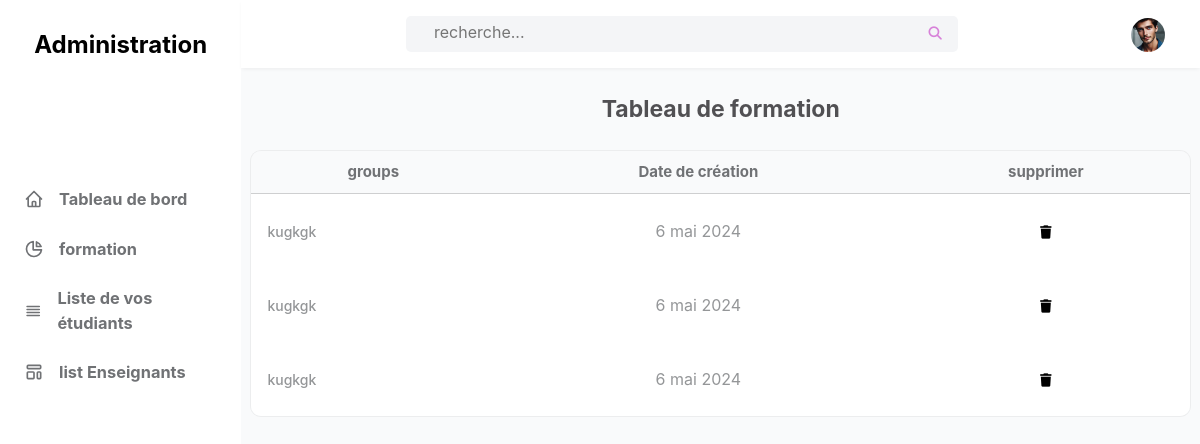
The app's page /admin/view_groups.php?Enseignants_id=32 (signed in) with its own data.
### tables this page shows
CREATE TABLE `admine` (
  `id` int(101) NOT NULL,
  `name` varchar(100) NOT NULL,
  `email` varchar(100) NOT NULL,
  `password` varchar(100) NOT NULL,
  `Numéro` varchar(100) NOT NULL,
  `image` varchar(100) NOT NULL
);

CREATE TABLE `groups` (
  `id` int(101) NOT NULL,
  `étudiant_id` varchar(100) NOT NULL,
  `formation_id` varchar(100) NOT NULL,
  `Enseignants_id` varchar(100) NOT NULL,
  `Acceptation` int(100) NOT NULL,
  `date` timestamp NOT NULL DEFAULT current_timestamp()
);

CREATE TABLE `formation` (
  `id` int(11) NOT NULL,
  `Enseignants_id` int(100) NOT NULL,
  `title` varchar(255) NOT NULL,
  `liés` text DEFAULT NULL,
  `public` varchar(100) DEFAULT NULL,
  `Exigences` text DEFAULT NULL,
  `video` varchar(255) DEFAULT NULL,
  `status` varchar(10) NOT NULL,
  `date` date NOT NULL DEFAULT current_timestamp()
);

### admin/view_groups.php (the view, shortened to what this page needs)
<?php
include '../components/connect.php';
$admin_id = $_SESSION['admin_id'];
$get_id = $_GET['Enseignants_id'];
?>
<!DOCTYPE html>
<html lang="es">
  <head>
    <link
      rel="stylesheet"
      href="https://cdnjs.cloudflare.com/ajax/libs/font-awesome/6.1.1/css/all.min.css"
    />
    <link rel="stylesheet" href="../css/Enseignants.css">
  </head>
  <body>
    <div id="left" class="left">
      <div class="titi">
      <h2>Administration</h2>
      </div>
      <ul>
      <a href="dashboard.php" style="text-decoration: none;">
        <li class="tab">
          <svg
            class="w-5 h-5"
            aria-hidden="true"
            fill="none"
            stroke-linecap="round"
            stroke-linejoin="round"
            stroke-width="2"
            viewBox="0 0 24 24"
            stroke="currentColor"
          >
            <path
              d="M3 12l2-2m0 0l7-7 7 7M5 10v10a1 1 0 001 1h3m10-11l2 2m-2-2v10a1 1 0 01-1 1h-3m-6 0a1 1 0 001-1v-4a1 1 0 011-1h2a1 1 0 011 1v4a1 1 0 001 1m-6 0h6"
            ></path>
          </svg>
          <h3>Tableau de bord</h3>
        </li>
        </a>
        <a href="list_formation.php" style="text-decoration: none;">
        <li class="tab">
          <svg
            class="w-5 h-5"
            aria-hidden="true"
            fill="none"
            stroke-linecap="round"
            stroke-linejoin="round"
            stroke-width="2"
            viewBox="0 0 24 24"
            stroke="currentColor"
          >
            <path d="M11 3.055A9.001 9.001 0 1020.945 13H11V3.055z"></path>
            <path d="M20.488 9H15V3.512A9.025 9.025 0 0120.488 9z"></path>
          </svg>
          <h3>formation</h3>
            </li>
        </a>
        <a href="list_étudiant.php" style="text-decoration: none;">
        <li class="tab">
          <svg
            class="w-5 h-5"
            aria-hidden="true"
            fill="none"
            stroke-linecap="round"
            stroke-linejoin="round"
            stroke-width="2"
            viewBox="0 0 24 24"
            stroke="currentColor"
          >
            <path d="M4 6h16M4 10h16M4 14h16M4 18h16"></path>
          </svg>
          <h3>Liste de vos étudiants</h3>
        </li>
        </a>
        <a href="list_Enseignants.php" style="text-decoration: none;">
        <li class="tab">
          <h3>list Enseignants</h3>
        </li>
        </a>
      </ul>
    </div>
    <div class="right">
      <header>
        <div class="contain">
          <div class="con-search">
            <form action="search.php" method="POST" class="search-form">
              <input type="search" name="search_box" placeholder="    recherche..." />
              <button type="submit" class="fas fa-search" name="search_btn"></button>
            </form>
          </div>
          <ul class="options">
            <li class="light-mode">
            </li>
            <li class="profile">
              <a href="page.php" class="img-a">
                <?php
            $select_profile = $conn->prepare("SELECT * FROM `admine` WHERE id = ?");
            $select_profile->execute([$admin_id]);
            if($select_profile->rowCount() > 0){
               $fetch_profile = $select_profile->fetch(PDO::FETCH_ASSOC);
              ?>
              <?php
                        if($fetch_profile['image'] != ''){
                    ?>
                    <img src="../uploaded_img/<?= $fetch_profile['image']; ?>" style="width:34px; height:34px; border-radius:50%;" alt="" aria-hidden="true">
                    <?php
                }else {
            ?>
                    <img src="../img/chico.jpg" alt="" style="width:34px; height:34px; border-radius:50%;">
            <?php
            }
            ?>
            <?php
            }
            ?>
              </a>
            </li>
          </ul>
        </div>
      </header>
      <div class="main">
        <h2 class="ti">Tableau de formation</h2>
        <div class="grid-container">
        <div class="table-cont">
          <div class="div-table">
          <table>
            <thead>
              <tr>
              <th>groups</th>
                 <th>Date de création</th>
                 <th>supprimer</th>
                 </tr>
            </thead>
            <?php
                  $select_groups = $conn->prepare("SELECT * FROM `groups` WHERE Enseignants_id = ? ORDER BY id DESC");
                  $select_groups->execute([$get_id]);
                  if($select_groups->rowCount() > 0){
                    while($fetch_groups = $select_groups->fetch(PDO::FETCH_ASSOC)){
                  ?>
            <tbody>
              <tr>
                <td class="tden">
                <?php
                  $select_formation = $conn->prepare("SELECT * FROM `formation` WHERE Enseignants_id = ?");
                  $select_formation->execute([$get_id]);
                  if($select_formation->rowCount() > 0){
                    $fetch_formation = $select_formation->fetch(PDO::FETCH_ASSOC)
                  ?>
                  <p><?= $fetch_formation['title']; ?></p>
                  <?php
                  }
                  ?>
                </td>
                <td>
                            <?php
                                $mois = array("janvier", "février", "mars", "avril", "mai", "juin", "juillet", "août", "septembre", "octobre", "novembre", "décembre");
                                $date_fr = date("j ", strtotime($fetch_groups['date'])) . $mois[date("n", strtotime($fetch_groups['date'])) - 1] . date(" Y", strtotime($fetch_groups['date']));
                                echo $date_fr;
                                ?>
                        </td>
<td>
                            <form action="" method="POST">
                            <button type="submit" class="inline-delete-btn" name="groups_id" onclick="return confirm(' Voulez-vous vraiment supprimer ?');"><i class="fa-solid fa-trash"></i></button>
                            </form>
                        </td>
                              </tr>
                            </tbody>
                            <?php
                      }
                  }
                  ?>
                          </table>
                        </div>
                        </div>
</div>
</div>
  </body>
</html>

### css/Enseignants.css (style rules this page uses)
* { margin: 0; padding: 0; font-family: Inter, system-ui, -apple-system, BlinkMacSystemFont, Segoe UI, Roboto, Helvetica Neue, Arial, Noto Sans, sans-serif, Apple Color Emoji, Segoe UI Emoji, Segoe UI Symbol, Noto Color Emoji; line-height: 1.5; }
body { display: flex; height: 100vh; overflow: hidden; }
.left { display: flex; justify-content: start; gap: 84px; width: 17rem; flex-direction: column; min-width: 13rem; }
.titi { display: flex; align-items: center; justify-content: center; padding: 27px 12px; }
svg { width: 1.25rem; height: 26px; }
form.search-form { width: 100%; height: 100%; display: flex; }
button.fas.fa-search { width: 50px; border: none; background: unset; color: #d782d9; }
.tab { display: flex; align-items: center; gap: 15px; padding-left: 1.5rem; padding-right: 1.5rem; padding-top: 0.75rem; padding-bottom: 0.75rem; font-size: 14px; color: #707275; }
.right { display: flex; flex-direction: column; background: rgb(249 250 251); width: 90%; min-width: 200px; }
header { display: flex; align-items: center; justify-content: center; padding-top: 1rem; padding-bottom: 1rem; width: 100%; box-shadow: 0 4px 6px -1px rgba(0, 0, 0, 0), 0 2px 4px -1px rgba(0, 0, 0, 0.06); background: white; z-index: 2; }
.main { display: flex; flex-direction: column; height: 100vh; overflow-y: auto; overflow-x: clip; padding: 0px 10px; }
.tden { display: flex; align-items: center; gap: 7px; height: 50px; }
a { text-decoration: none; color: #707275; }
h2.ti { font-size: 23px; text-align: center; color: rgb(81 80 83); width: 100%; margin: 1.5rem 0px; }
p { margin-right: 10px; font-size: 14px; font-weight: 500; color: rgb(148 150 152); }
ol, ul { list-style: none; }
.contain { display: flex; align-items: center; justify-content: end; width: 100%; padding: 0px 1.5rem; }
.con-search { display: flex; align-items: center; justify-content: end; background: #f4f5f7; width: 552px; min-width: 200px; height: 36px; border-radius: 5px; margin-right: 118px; }
input[type="search"] { width: 100%; min-width: 174px; height: 32px; outline: none; border-radius: 5px; border: none; background: unset; font-size: 16px; padding-left: 10px; }
ul.options { width: 100px; display: flex; }
li.light-mode { width: 50%; display: flex; align-items: center; justify-content: center; padding: 5px; color: #7e3af2; cursor: pointer; }
li.profile { width: 50%; }
a.img-a { display: flex; width: 32px; height: 32px; }
.div-table { width: 100%; align-self: center; }
table { width: 100%; box-shadow: 0 0 0 1px rgba(0, 0, 0, 0.05); border-radius: 10px; border-collapse: collapse; overflow: hidden; }
th { padding: 0.75rem 1rem; text-align: center; line-height: 1.25; color: #707275; background: #f9fafb; font-size: 15px; border-bottom: 1px solid #80808033; }
td { padding: 0.75rem 1rem; background: white; text-align: center; color: rgb(148 150 152); }
i.fa-solid.fa-trash { cursor: pointer; }

### admin/view_groups.php (style rules this page uses)
button.inline-delete-btn { background: 000; border: none; }

### records on screen
admine: image (picture)
groups: formation.title "kugkgk", date "6 mai 2024"
groups: formation.title "kugkgk", date "6 mai 2024"
groups: formation.title "kugkgk", date "6 mai 2024"
